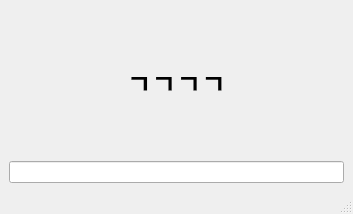
<?xml version="1.0" encoding="UTF-8"?>
<ui version="4.0">
 <class>MainWindow</class>
 <widget class="QMainWindow" name="MainWindow">
  <property name="geometry">
   <rect>
    <x>0</x>
    <y>0</y>
    <width>353</width>
    <height>214</height>
   </rect>
  </property>
  <property name="windowTitle">
   <string>MainWindow</string>
  </property>
  <widget class="QWidget" name="centralwidget">
   <layout class="QVBoxLayout" name="verticalLayout">
    <item>
     <widget class="QLabel" name="label">
      <property name="font">
       <font>
        <pointsize>20</pointsize>
        <italic>false</italic>
        <bold>true</bold>
        <underline>false</underline>
        <strikeout>false</strikeout>
        <kerning>true</kerning>
       </font>
      </property>
      <property name="text">
       <string>ㄱㄱㄱㄱ</string>
      </property>
      <property name="alignment">
       <set>Qt::AlignCenter</set>
      </property>
     </widget>
    </item>
    <item>
     <widget class="QLineEdit" name="lineEdit"/>
    </item>
   </layout>
  </widget>
  <widget class="QMenuBar" name="menubar">
   <property name="geometry">
    <rect>
     <x>0</x>
     <y>0</y>
     <width>353</width>
     <height>22</height>
    </rect>
   </property>
  </widget>
  <widget class="QStatusBar" name="statusbar"/>
 </widget>
 <resources/>
 <connections>
  <connection>
   <sender>MainWindow</sender>
   <signal>windowIconChanged(QIcon)</signal>
   <receiver>label</receiver>
   <slot>lower()</slot>
   <hints>
    <hint type="sourcelabel">
     <x>176</x>
     <y>106</y>
    </hint>
    <hint type="destinationlabel">
     <x>176</x>
     <y>93</y>
    </hint>
   </hints>
  </connection>
 </connections>
</ui>
